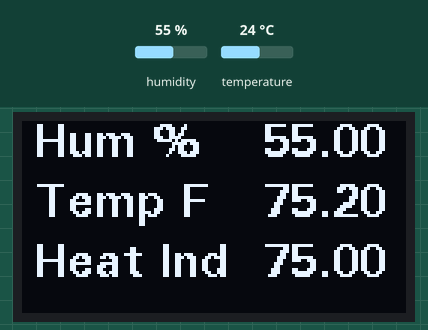
This sketch was run on a simulated Arduino Uno, built with avr-gcc and run on an emulated ATmega328P. On the bench: 128×64 one-colour display. The test bench sets the inputs (shaded band); at power-on: humidity 55 %, temperature 24 °C. What the sketch prints to the serial monitor is not drawn.

Above: at 7.6 s.
7.7 s: humidity set to 22 %
At 10.6 s:
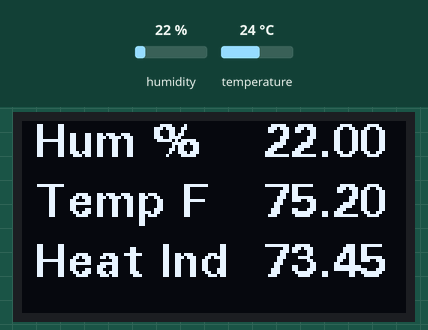
10.9 s: temperature set to 12 °C
At 13.0 s:
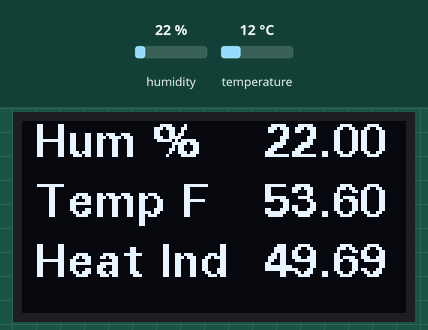
13.9 s: humidity set to 40 %
At 17.8 s:
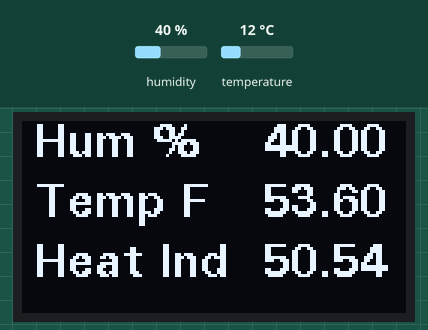
18.1 s: temperature set to 19 °C
At 20.5 s:
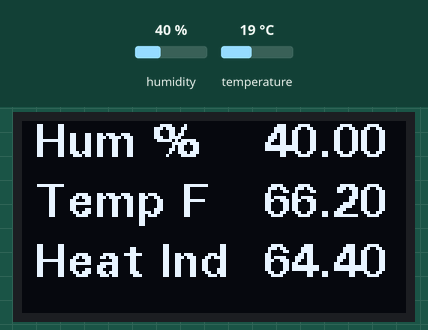
Timing chart, 0 to 22.0 s (numbered marks = the images above; inputs shaded):
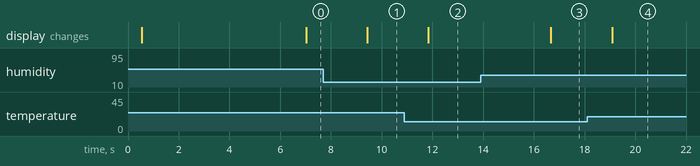

Measured:
- after the input at 7.7 s, the display: changes after 1.7 s (image 1)
- after the input at 10.9 s, the display: changes after 0.94 s (image 2)
- after the input at 13.9 s, the display: changes after 2.8 s (image 3)
- after the input at 18.1 s, the display: changes after 0.99 s (image 4)

The sketch:

Arduino-DHT11-OLED.ino
```cpp
// Humidity meter with DHT11, Arduino and I2c OLED display
#include <DHT.h>
#include "U8glib.h"

// Display defaults to Degree F. TO use metric display,
// comment out next line to display temperature in Degree C,
//#define METRIC

#define DHTPIN 2          // what digital pin we're connected to
// Uncomment whatever type you're using!
#define DHTTYPE DHT11     // DHT 11
//#define DHTTYPE DHT22   // DHT 22  (AM2302), AM2321
//#define DHTTYPE DHT21   // DHT 21 (AM2301)

// Connect pin 1 (on the left) of the sensor to +5V
// NOTE: If using a board with 3.3V logic like an Arduino Due connect pin 1
// to 3.3V instead of 5V!
// Connect pin 2 of the sensor to whatever your DHTPIN is
// Connect pin 4 (on the right) of the sensor to GROUND
// Connect a 10K resistor from pin 2 (data) to pin 1 (power) of the sensor

// Initialize DHT sensor.
// Note that older versions of this library took an optional third parameter to
// tweak the timings for faster processors.  This parameter is no longer needed
// as the current DHT reading algorithm adjusts itself to work on faster procs.
DHT dht(DHTPIN, DHTTYPE);

U8GLIB_SSD1306_128X64 u8g(U8G_I2C_OPT_NO_ACK);  // Display which does not send AC
//U8GLIB_SSD1306_128X64 u8g(U8G_I2C_OPT_NONE|U8G_I2C_OPT_DEV_0);  // I2C / TWI
//U8GLIB_SSD1306_128X64 u8g(U8G_I2C_OPT_DEV_0|U8G_I2C_OPT_NO_ACK|U8G_I2C_OPT_FAST); // Fast I2C / TWI
//U8GLIB_SSD1306_128X64 u8g(U8G_I2C_OPT_NO_ACK);  // Display which does not send AC

const uint8_t logo[] PROGMEM =
{
  0x0, 0x0, 0x0, 0x0, 0x0, 0x0, 0x0, 0x0, 0x0, 0x0, 0x0, 0x0, 0x0, 0x0, 0x0,
  0x0, 0x0, 0x0, 0x0, 0x0, 0x0, 0x0, 0x0, 0x0, 0x0, 0x0, 0x0, 0x0, 0x0, 0x0,
  0x0, 0x0, 0x0, 0x0, 0x0, 0x0, 0x0, 0x0, 0x0, 0x0, 0x0, 0x0, 0x0, 0x0, 0x0,
  0x0, 0x0, 0x0, 0x0, 0x0, 0x0, 0x0, 0x0, 0x0, 0x0, 0x0, 0x0, 0x0, 0x0, 0x0,
  0x0, 0x0, 0x0, 0x0, 0x0, 0x0, 0x0, 0x0, 0x0, 0x0, 0x0, 0x0, 0x0, 0x0, 0x0,
  0x0, 0x0, 0x0, 0x0, 0x0, 0x0, 0x0, 0x0, 0x0, 0x0, 0x0, 0x0, 0x0, 0x0, 0x0,
  0x0, 0x0, 0x0, 0x0, 0x0, 0x0, 0x0, 0x0, 0x0, 0x0, 0x0, 0x0, 0x0, 0x0, 0x0,
  0x0, 0x0, 0x0, 0x0, 0x0, 0x0, 0x0, 0x0, 0x0, 0x0, 0x0, 0x0, 0x0, 0x0, 0x0,
  0x0, 0x0, 0x0, 0x0, 0x0, 0x0, 0x0, 0x0, 0x0, 0x0, 0x0, 0x0, 0x0, 0x0, 0x0,
  0x0, 0x0, 0x0, 0x0, 0x0, 0x0, 0x0, 0x0, 0x0, 0x0, 0x0, 0x0, 0x0, 0x0, 0x0,
  0x0, 0x0, 0x0, 0x0, 0x0, 0x0, 0x0, 0x0, 0x0, 0x0, 0x0, 0x0, 0x0, 0x0, 0x0,
  0x0, 0x0, 0x0, 0x0, 0x0, 0x0, 0x0, 0x0, 0x0, 0x0, 0x0, 0x0, 0x0, 0x0, 0x0,
  0x0, 0x0, 0x0, 0x0, 0x0, 0x0, 0x0, 0x0, 0x0, 0x0, 0x0, 0x0, 0x0, 0x0, 0x0,
  0x0, 0x0, 0x0, 0x18, 0x0, 0x38, 0x6, 0x0, 0x0, 0x0, 0x0, 0x0, 0x0, 0x1, 0xc3,
  0x80, 0x0, 0x0, 0x0, 0x18, 0x0, 0x38, 0x6, 0x0, 0x40, 0x0, 0x0, 0x0, 0x0, 0x1,
  0xc3, 0x80, 0x0, 0x0, 0x0, 0x0, 0x0, 0x38, 0x0, 0x0, 0xc0, 0x0, 0x0, 0x0, 0x0,
  0x1, 0xc3, 0x80, 0x0, 0x0, 0x0, 0x0, 0x0, 0x38, 0x0, 0x0, 0xc0, 0x0, 0x0, 0x0,
  0x0, 0x1, 0xc3, 0x8e, 0xc, 0x6e, 0x60, 0xf8, 0x7, 0xb8, 0x3e, 0x3, 0xfc, 0x38, 0x18,
  0x0, 0x0, 0x1, 0xc3, 0x8e, 0xc, 0x7e, 0xf0, 0xf8, 0xf, 0xf8, 0x3e, 0x3, 0xfc, 0x38,
  0x38, 0x0, 0x0, 0x1, 0xff, 0x8e, 0xc, 0x77, 0x30, 0x18, 0xe, 0x38, 0x6, 0x0, 0xc0,
  0x18, 0x30, 0x0, 0x0, 0x1, 0xff, 0x8e, 0xc, 0x67, 0x30, 0x18, 0x1c, 0x38, 0x6, 0x0,
  0xc0, 0x1c, 0x30, 0x0, 0x0, 0x1, 0xff, 0x8e, 0xc, 0x63, 0x30, 0x18, 0x1c, 0x38, 0x6,
  0x0, 0xc0, 0xc, 0x70, 0x0, 0x0, 0x1, 0xc3, 0x8e, 0xc, 0x63, 0x30, 0x18, 0x1c, 0x18,
  0x6, 0x0, 0xc0, 0xc, 0x60, 0x0, 0x0, 0x1, 0xc3, 0x8e, 0xc, 0x63, 0x30, 0x18, 0x1c,
  0x18, 0x6, 0x0, 0xc0, 0xe, 0x60, 0x0, 0x0, 0x1, 0xc3, 0x86, 0x1c, 0x63, 0x30, 0x18,
  0x1c, 0x18, 0x6, 0x0, 0xc0, 0x6, 0xc0, 0x0, 0x0, 0x1, 0xc3, 0x87, 0x1c, 0x63, 0x30,
  0x18, 0xe, 0x38, 0x6, 0x0, 0xe0, 0x7, 0xc0, 0x0, 0x0, 0x1, 0xc3, 0x87, 0xec, 0x63,
  0x31, 0xff, 0x8f, 0xd8, 0x7f, 0xe0, 0xfe, 0x3, 0xc0, 0x0, 0x0, 0x1, 0xc3, 0x83, 0xcc,
  0x63, 0x31, 0xff, 0x87, 0x98, 0x7f, 0xe0, 0x7e, 0x3, 0x80, 0x0, 0x0, 0x0, 0x0, 0x0,
  0x0, 0x0, 0x0, 0x0, 0x0, 0x10, 0x0, 0x0, 0x0, 0x3, 0x80, 0x0, 0x0, 0x0, 0x0,
  0x0, 0x0, 0x0, 0x0, 0x0, 0x0, 0x0, 0x0, 0x0, 0x0, 0x7, 0x0, 0x0, 0x0, 0x0,
  0x0, 0x0, 0x0, 0x0, 0x0, 0x0, 0x0, 0x0, 0x0, 0x0, 0x0, 0x1f, 0x0, 0x0, 0x0,
  0x0, 0x0, 0x0, 0x0, 0x0, 0x0, 0x0, 0x0, 0x0, 0x0, 0x0, 0x0, 0x1e, 0x0, 0x0,
  0x0, 0x0, 0x0, 0x0, 0x0, 0x0, 0x0, 0x0, 0x0, 0x0, 0x0, 0x0, 0x0, 0x0, 0x0,
  0x0, 0x0, 0x0, 0x0, 0x0, 0x0, 0x0, 0x0, 0x0, 0x0, 0x0, 0x0, 0x0, 0x0, 0x0,
  0x0, 0x0, 0x0, 0x0, 0x0, 0x0, 0x0, 0x0, 0x0, 0x0, 0x0, 0x0, 0x0, 0x0, 0x0,
  0x0, 0x0, 0x0, 0x0, 0x0, 0x0, 0x0, 0x3c, 0x38, 0x0, 0x0, 0x80, 0x0, 0x0, 0x0,
  0x0, 0x0, 0x0, 0x0, 0x0, 0x0, 0x0, 0x0, 0x3c, 0x78, 0x0, 0x1, 0x80, 0x0, 0x0,
  0x0, 0x0, 0x0, 0x0, 0x0, 0x0, 0x0, 0x0, 0x0, 0x3c, 0x78, 0x0, 0x1, 0x80, 0x0,
  0x0, 0x0, 0x0, 0x0, 0x0, 0x0, 0x0, 0x0, 0x0, 0x0, 0x3e, 0x78, 0x3e, 0x7, 0xf8,
  0xf, 0x81, 0xcf, 0x0, 0x0, 0x0, 0x0, 0x0, 0x0, 0x0, 0x0, 0x36, 0xd8, 0x7f, 0x7,
  0xf8, 0x1f, 0xc0, 0xdf, 0x0, 0x0, 0x0, 0x0, 0x0, 0x0, 0x0, 0x0, 0x36, 0xd8, 0xe1,
  0x81, 0x80, 0x38, 0x60, 0xf0, 0x0, 0x0, 0x0, 0x0, 0x0, 0x0, 0x0, 0x0, 0x33, 0xd8,
  0xc1, 0xc1, 0x80, 0x30, 0x70, 0xe0, 0x0, 0x0, 0x0, 0x0, 0x0, 0x0, 0x0, 0x0, 0x33,
  0x99, 0xff, 0xc1, 0x80, 0x7f, 0xf0, 0xe0, 0x0, 0x0, 0x0, 0x0, 0x0, 0x0, 0x0, 0x0,
  0x33, 0x99, 0xff, 0xc1, 0x80, 0x7f, 0xf0, 0xc0, 0x0, 0x0, 0x0, 0x0, 0x0, 0x0, 0x0,
  0x0, 0x31, 0x99, 0xc0, 0x1, 0x80, 0x70, 0x0, 0xc0, 0x0, 0x0, 0x0, 0x0, 0x0, 0x0,
  0x0, 0x0, 0x30, 0x18, 0xc0, 0x1, 0x80, 0x30, 0x0, 0xc0, 0x0, 0x0, 0x0, 0x0, 0x0,
  0x0, 0x0, 0x0, 0x30, 0x18, 0xe1, 0xc1, 0xc0, 0x38, 0x70, 0xc0, 0x0, 0x0, 0x0, 0x0,
  0x0, 0x0, 0x0, 0x0, 0x30, 0x18, 0x7f, 0x81, 0xfc, 0x1f, 0xe0, 0xc0, 0x0, 0x0, 0x0,
  0x0, 0x0, 0x0, 0x0, 0x0, 0x30, 0x18, 0x3e, 0x0, 0xfc, 0xf, 0x80, 0xc0, 0x0, 0x0,
  0x0, 0x0, 0x0, 0x0, 0x0, 0x0, 0x0, 0x0, 0x0, 0x0, 0x0, 0x0, 0x0, 0x0, 0x0,
  0x0, 0x0, 0x0, 0x0, 0x0, 0x0, 0x0, 0x0, 0x0, 0x0, 0x0, 0x0, 0x0, 0x0, 0x0,
  0x0, 0x0, 0x0, 0x0, 0x0, 0x0, 0x0, 0x0, 0x0, 0x0, 0x0, 0x0, 0x0, 0x0, 0x0,
  0x0, 0x0, 0x0, 0x0, 0x0, 0x0, 0x0, 0x0, 0x0, 0x0, 0x0, 0x0, 0x0, 0x0, 0x0,
  0x0, 0x0, 0x0, 0x0, 0x0, 0x0, 0x0, 0x0, 0x0, 0x0, 0x0, 0x0, 0x0, 0x0, 0x0,
  0x0, 0x0, 0x0, 0x0, 0x0, 0x0, 0x0, 0x0, 0x0, 0x0, 0x0, 0x0, 0x0, 0x0, 0x0,
  0x0, 0x0, 0x0, 0x0, 0x0, 0x0, 0x0, 0x0, 0x0, 0x0, 0x0, 0x0, 0x0, 0x0, 0x0,
  0x0, 0x0, 0x0, 0x0, 0x0, 0x0, 0x0, 0x0, 0x0, 0x0, 0x0, 0x0, 0x0, 0x0, 0x0,
  0x0, 0x0, 0x0, 0x0, 0x0, 0x0, 0x0, 0x0, 0x0, 0x0, 0x0, 0x0, 0x0, 0x0, 0x0,
  0x0, 0x0, 0x0, 0x0, 0x0, 0x0, 0x0, 0x0, 0x0, 0x0, 0x0, 0x0, 0x0, 0x0, 0x0,
  0x0, 0x0, 0x0, 0x0, 0x0, 0x0, 0x0, 0x0, 0x0, 0x0, 0x0, 0x0, 0x0, 0x0, 0x0,
  0x0, 0x0, 0x0, 0x0, 0x0, 0x0, 0x0, 0x0, 0x0, 0x0, 0x0, 0x0, 0x0, 0x0, 0x0,
  0x0, 0x0, 0x0, 0x0, 0x0, 0x0, 0x0, 0x0, 0x0, 0x0, 0x0, 0x0, 0x0, 0x0, 0x0,
  0x0, 0x0, 0x0, 0x0, 0x0, 0x0, 0x0, 0x0, 0x0, 0x0, 0x0, 0x0, 0x0, 0x0, 0x0,
  0x0, 0x0, 0x0, 0x0, 0x0, 0x0, 0x0, 0x0, 0x0, 0x0, 0x0, 0x0, 0x0, 0x0, 0x0,
  0x0, 0x0, 0x0, 0x0, 0x0, 0x0, 0x0, 0x0, 0x0, 0x0, 0x0, 0x0, 0x0, 0x0, 0x0,
  0x0, 0x0, 0x0, 0x0, 0x0, 0x0, 0x0, 0x0, 0x0, 0x0, 0x0, 0x0, 0x0, 0x0, 0x0,
  0x0, 0x0, 0x0, 0x0
};

bool first = true;
float hum = 0.0;
float temp = 0.0;
float hIndex = 0.0;
bool dht_test(float* humPerc, float* tempF, float* heatIndex);

void setup(void)
{
  Serial.begin(9600);
  dht.begin();
  first = true;

  // assign default color value
  if (u8g.getMode() == U8G_MODE_R3G3B2)
  {
    u8g.setColorIndex(255);     // white
  }
  else if (u8g.getMode() == U8G_MODE_GRAY2BIT)
  {
    u8g.setColorIndex(3);         // max intensity
  }
  else if (u8g.getMode() == U8G_MODE_BW)
  {
    u8g.setColorIndex(1);         // pixel on
  }
  else if (u8g.getMode() == U8G_MODE_HICOLOR)
  {
    u8g.setHiColorByRGB(255, 255, 255);
  }

  // picture loop
  u8g.firstPage();

  do
  {
    u8g.drawBitmapP(0, 0, 16, 64, logo);
  }
  while (u8g.nextPage());

  dht_test(&hum, &temp, &hIndex);
}
void HumMeter(float* humPerc, float* temp, float* heatIndex)
{
  u8g.setFont(u8g_font_fub11);
  u8g.setFontRefHeightExtendedText();
  u8g.setDefaultForegroundColor();
  u8g.setFontPosTop();
  u8g.drawStr(4, 0, "Hum %");
  u8g.setPrintPos(80, 0);
  u8g.print(*humPerc);
#ifdef METRIC
  // if metric system, display Celsius
  u8g.drawStr(4, 20, "Temp C");
#else
  //display Farenheit
  u8g.drawStr(4, 20, "Temp F");
#endif

  u8g.setPrintPos(80, 20);
  u8g.print(*temp);
  u8g.drawStr(4, 40, "Heat Ind");
  u8g.setPrintPos(80, 40);
  u8g.print(*heatIndex);
}

void loop(void)
{
  bool result = dht_test(&hum, &temp, &hIndex);

  if (first)
  {
    // skip displaying readings first time, as its stale data.
    first = false;
  }
  else
  {
    if(result == false)
    {
      u8g.firstPage();
      do
      {
        // sensor error
        u8g.setFont(u8g_font_fub11);
        u8g.setFontRefHeightExtendedText();
        u8g.setDefaultForegroundColor();
        u8g.setFontPosTop();
        u8g.drawStr(10, 30, "Sensor Error");
      }
      while (u8g.nextPage());
    }
    else
    {
      u8g.firstPage();
      do
      {
        HumMeter(&hum, &temp, &hIndex);
      }
      while (u8g.nextPage());
    }
  }
}
bool dht_test(float* humPerc, float* temp, float* heatIndex)
{
  // Wait a few seconds between measurements.
  delay(2000);
  *humPerc = 0;
  *temp = 0;
  *heatIndex = 0;

  // Reading temperature or humidity takes about 250 milliseconds!
  // Sensor readings may also be up to 2 seconds 'old' (its a very slow sensor)
  float h = dht.readHumidity();
  // Read temperature as Celsius (the default)
  float t = dht.readTemperature();
  // Read temperature as Fahrenheit (isFahrenheit = true)
  float f = dht.readTemperature(true);

  // Check if any reads failed and exit early (to try again).
  if (isnan(h) || isnan(t) || isnan(f))
  {
    Serial.println("Failed to read from DHT sensor!");
    return false;
  }

  // Compute heat index in Fahrenheit (the default)
  float hif = dht.computeHeatIndex(f, h);
  // Compute heat index in Celsius (isFahreheit = false)
  float hic = dht.computeHeatIndex(t, h, false);

  Serial.print("Humidity: ");
  Serial.print(h);
  Serial.print(" %\t");
  Serial.print("Temperature: ");
  Serial.print(t);
  Serial.print(" *C ");
  Serial.print(f);
  Serial.print(" *F\t");
  Serial.print("Heat index: ");
  Serial.print(hic);
  Serial.print(" *C ");
  Serial.print(hif);
  Serial.println(" *F");
  *humPerc = h;
#ifdef METRIC
  // metric system, load degree celsius
  *temp = t;
  *heatIndex = hic;
#else
  *temp = f;
  *heatIndex = hif;
#endif
  return true;
}
```
